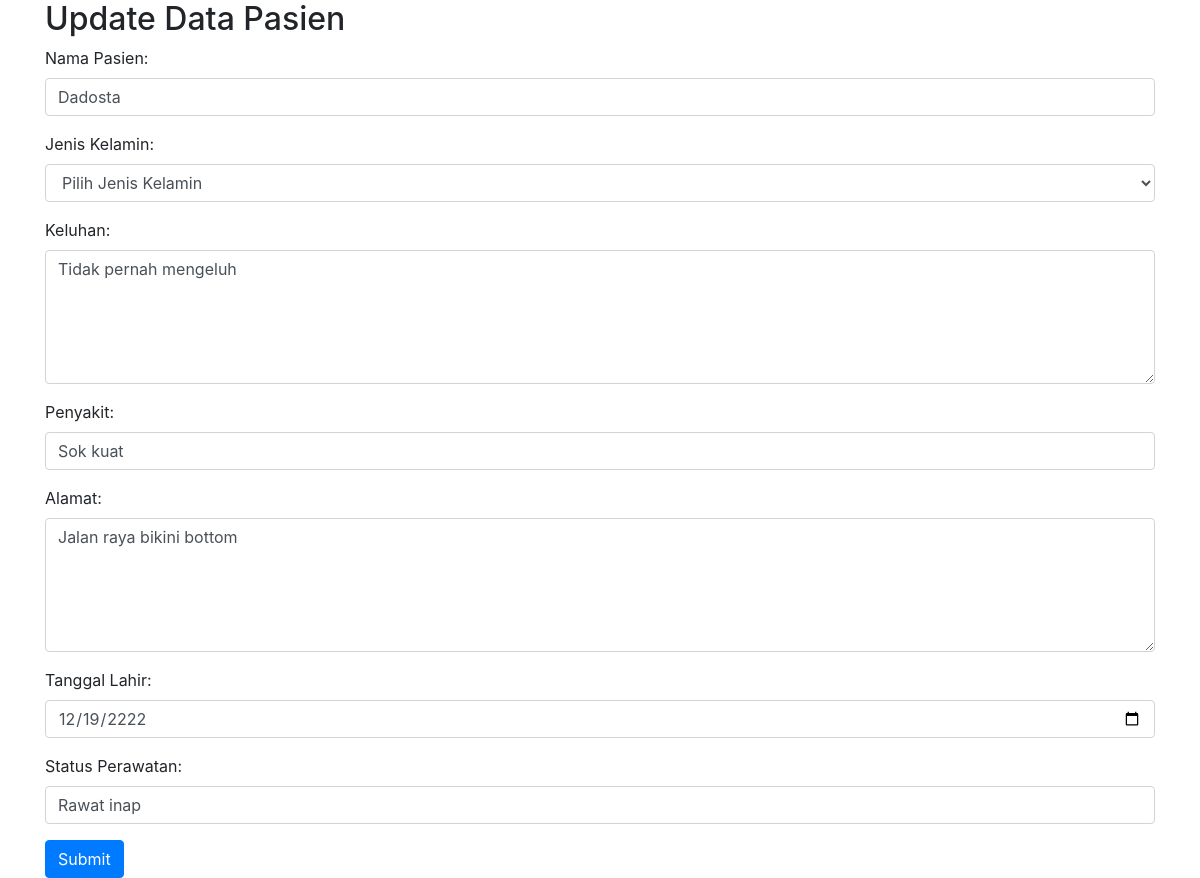
The app's page /update.php?id_pasien=3 with its own data.
### tables this page shows
CREATE TABLE `pasien` (
  `id_pasien` int(11) NOT NULL,
  `nama_pasien` varchar(44) NOT NULL,
  `jenis_kelamin` varchar(1) NOT NULL,
  `keluhan` varchar(123) NOT NULL,
  `penyakit` varchar(44) NOT NULL,
  `alamat` varchar(123) NOT NULL,
  `tanggal_lahir` date NOT NULL,
  `status_perawatan` varchar(123) NOT NULL
);

### update.php (the view, shortened to what this page needs)
<!DOCTYPE html>
<html>
<head>
    <link rel="stylesheet" href="https://cdn.jsdelivr.net/npm/bootstrap@4.6.1/dist/css/bootstrap.min.css">
</head>
<body>
<div class="container">
    <?php
    include "koneksi.php";
    function input($data) {
        $data = trim($data);
        $data = stripslashes($data);
        $data = htmlspecialchars($data);
        return $data;
    }
    if (isset($_GET['id_pasien'])) {
        $id_pasien = input($_GET["id_pasien"]);
        $sql = "select * from pasien where id_pasien=$id_pasien";
        $hasil = mysqli_query($kon, $sql);
        $data = mysqli_fetch_assoc($hasil);
    }
    ?>
    <h2>Update Data Pasien</h2>
    <form action="<?php echo htmlspecialchars($_SERVER["PHP_SELF"]);?>" method="post">
        <div class="form-group">
            <label>Nama Pasien:</label>
            <input type="text" name="nama_pasien" class="form-control" placeholder="Masukkan Nama Pasien" value="<?php echo $data['nama_pasien']; ?>" required />
        </div>
        <div class="form-group">
            <label>Jenis Kelamin:</label>
            <select name="jenis_kelamin" class="form-control" required>
                <option value="">Pilih Jenis Kelamin</option>
            </select>
        </div>
        <div class="form-group">
            <label>Keluhan:</label>
            <textarea name="keluhan" class="form-control" rows="5" placeholder="Masukkan Keluhan" required><?php echo $data['keluhan']; ?></textarea>
        </div>
        <div class="form-group">
            <label>Penyakit:</label>
            <input type="text" name="penyakit" class="form-control" placeholder="Masukkan Penyakit" value="<?php echo $data['penyakit']; ?>" required />
        </div>
        <div class="form-group">
            <label>Alamat:</label>
            <textarea name="alamat" class="form-control" rows="5" placeholder="Masukkan Alamat" required><?php echo $data['alamat']; ?></textarea>
        </div>
        <div class="form-group">
            <label>Tanggal Lahir:</label>
            <input type="date" name="tanggal_lahir" class="form-control" value="<?php echo $data['tanggal_lahir']; ?>" required />
        </div>
        <div class="form-group">
            <label>Status Perawatan:</label>
            <input type="text" name="status_perawatan" class="form-control" placeholder="Masukkan Status Perawatan" value="<?php echo $data['status_perawatan']; ?>" required />
        </div>
        <button type="submit" name="submit" class="btn btn-primary">Submit</button>
    </form>
</div>
</body>
</html>

### records on screen
pasien: nama_pasien "Dadosta", keluhan "Tidak pernah mengeluh", penyakit "Sok kuat", alamat "Jalan raya bikini bottom", tanggal_lahir "12/19/2222", status_perawatan "Rawat inap"
